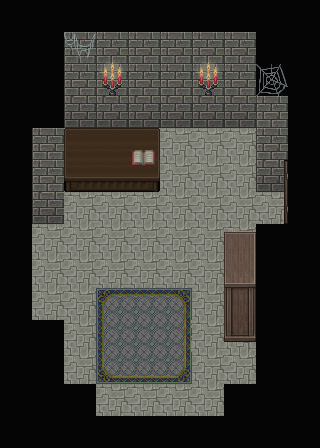

The image is a tile-based game level rendered from a .tmx file. Its description and complete source (layers, tilesets, objects, tile grids) follow:
An orthogonal 10x14 tile map with 32x32 px tiles, 11 tile layers (壁周り, 床, 壁, 蜘蛛の巣, ...), 9 tilesets.

<map version="1.10" tiledversion="1.11.2" orientation="orthogonal" renderorder="right-down" width="10" height="14" tilewidth="32" tileheight="32" infinite="0" nextlayerid="13" nextobjectid="1">
 <tileset firstgid="1" source="black.tsx" />
 <tileset firstgid="2" source="ModernI-A501.tsx" />
 <tileset firstgid="130" source="Ruin-F.tsx" />
 <tileset firstgid="386" source="BlackMagic02.tsx" />
 <tileset firstgid="434" source="Inside-CastleTown-C.tsx" />
 <tileset firstgid="690" source="EuropeanI-A201-1.tsx" />
 <tileset firstgid="744" source="Inside-CastleTown-B.tsx" />
 <tileset firstgid="1000" source="save.tsx" />
 <tileset firstgid="1024" source="Door.tsx" />
 <layer id="1" name="壁周り" width="10" height="14" locked="1">
  <data encoding="csv">
1,1,1,1,1,1,1,1,1,1,
1,1,0,0,0,0,0,0,1,1,
1,1,0,0,0,0,0,0,1,1,
1,1,0,0,0,0,0,0,0,1,
1,0,0,0,0,0,0,0,0,1,
1,0,0,0,0,0,0,0,0,1,
1,0,0,0,0,0,0,0,0,1,
1,0,0,0,0,0,0,0,1,1,
1,0,0,0,0,0,0,0,1,1,
1,0,0,0,0,0,0,0,1,1,
1,1,0,0,0,0,0,0,1,1,
1,1,0,0,0,0,0,0,1,1,
1,1,1,0,0,0,0,1,1,1,
1,1,1,1,1,1,1,1,1,1
</data>
 </layer>
 <layer id="3" name="床" width="10" height="14" locked="1">
  <data encoding="csv">
0,0,0,0,0,0,0,0,0,0,
0,0,0,0,0,0,0,0,0,0,
0,0,0,0,0,0,0,0,0,0,
0,0,0,0,0,0,0,0,0,0,
0,0,264,264,264,264,264,264,0,0,
0,0,264,264,264,264,264,264,0,0,
0,0,264,264,264,264,264,264,264,0,
0,264,264,264,264,264,264,264,0,0,
0,264,264,264,264,264,264,264,0,0,
0,264,264,264,264,264,264,264,0,0,
0,0,264,264,264,264,264,264,0,0,
0,0,264,264,264,264,264,264,0,0,
0,0,0,264,264,264,264,0,0,0,
0,0,0,0,0,0,0,0,0,0
</data>
 </layer>
 <layer id="2" name="壁" width="10" height="14" locked="1">
  <data encoding="csv">
0,0,0,0,0,0,0,0,0,0,
0,0,226,226,226,226,226,226,0,0,
0,0,226,226,226,226,226,226,0,0,
0,0,242,242,242,242,242,242,226,0,
0,226,0,0,0,0,0,0,226,0,
0,226,0,0,0,0,0,0,242,0,
0,242,0,0,0,0,0,0,0,0,
0,0,0,0,0,0,0,0,0,0,
0,0,0,0,0,0,0,0,0,0,
0,0,0,0,0,0,0,0,0,0,
0,0,0,0,0,0,0,0,0,0,
0,0,0,0,0,0,0,0,0,0,
0,0,0,0,0,0,0,0,0,0,
0,0,0,0,0,0,0,0,0,0
</data>
 </layer>
 <layer id="6" name="蜘蛛の巣" width="10" height="14" locked="1">
  <data encoding="csv">
0,0,0,0,0,0,0,0,0,0,
0,0,134,0,0,0,0,0,0,0,
0,0,0,0,0,0,0,0,132,0,
0,0,0,0,0,0,0,0,0,0,
0,0,0,0,0,0,0,0,0,0,
0,0,0,0,0,0,0,0,0,0,
0,0,0,0,0,0,0,0,0,0,
0,0,0,0,0,0,0,0,0,0,
0,0,0,0,0,0,0,0,0,0,
0,0,0,0,0,0,0,0,0,0,
0,0,0,0,0,0,0,0,0,0,
0,0,0,0,0,0,0,0,0,0,
0,0,0,0,0,0,0,0,0,0,
0,0,0,0,0,0,0,0,0,0
</data>
 </layer>
 <layer id="7" name="棚" width="10" height="14" locked="1">
  <data encoding="csv">
0,0,0,0,0,0,0,0,0,0,
0,0,0,0,0,0,0,0,0,0,
0,0,0,0,0,0,0,0,0,0,
0,0,0,0,0,0,0,0,0,0,
0,0,0,0,0,0,0,0,0,0,
0,0,0,0,0,0,0,0,0,0,
0,0,0,0,0,0,0,0,0,0,
0,0,0,0,0,0,0,633,0,0,
0,0,0,0,0,0,0,649,0,0,
0,0,0,0,0,0,0,665,0,0,
0,0,0,0,0,0,0,681,0,0,
0,0,0,0,0,0,0,0,0,0,
0,0,0,0,0,0,0,0,0,0,
0,0,0,0,0,0,0,0,0,0
</data>
 </layer>
 <layer id="8" name="机" width="10" height="14" locked="1">
  <data encoding="csv">
0,0,0,0,0,0,0,0,0,0,
0,0,0,0,0,0,0,0,0,0,
0,0,0,0,0,0,0,0,0,0,
0,0,0,0,0,0,0,0,0,0,
0,0,708,709,710,0,0,0,0,0,
0,0,702,703,704,0,0,0,0,0,
0,0,0,0,0,0,0,0,0,0,
0,0,0,0,0,0,0,0,0,0,
0,0,0,0,0,0,0,0,0,0,
0,0,0,0,0,0,0,0,0,0,
0,0,0,0,0,0,0,0,0,0,
0,0,0,0,0,0,0,0,0,0,
0,0,0,0,0,0,0,0,0,0,
0,0,0,0,0,0,0,0,0,0
</data>
 </layer>
 <layer id="11" name="日記" width="10" height="14" locked="1">
  <data encoding="csv">
0,0,0,0,0,0,0,0,0,0,
0,0,0,0,0,0,0,0,0,0,
0,0,0,0,0,0,0,0,0,0,
0,0,0,0,0,0,0,0,0,0,
0,0,0,0,1002,0,0,0,0,0,
0,0,0,0,1005,0,0,0,0,0,
0,0,0,0,0,0,0,0,0,0,
0,0,0,0,0,0,0,0,0,0,
0,0,0,0,0,0,0,0,0,0,
0,0,0,0,0,0,0,0,0,0,
0,0,0,0,0,0,0,0,0,0,
0,0,0,0,0,0,0,0,0,0,
0,0,0,0,0,0,0,0,0,0,
0,0,0,0,0,0,0,0,0,0
</data>
 </layer>
 <layer id="12" name="ドア" width="10" height="14" locked="1">
  <data encoding="csv">
0,0,0,0,0,0,0,0,0,0,
0,0,0,0,0,0,0,0,0,0,
0,0,0,0,0,0,0,0,0,0,
0,0,0,0,0,0,0,0,0,0,
0,0,0,0,0,0,0,0,0,0,
0,0,0,0,0,0,0,0,1025,0,
0,0,0,0,0,0,0,0,1028,0,
0,0,0,0,0,0,0,0,0,0,
0,0,0,0,0,0,0,0,0,0,
0,0,0,0,0,0,0,0,0,0,
0,0,0,0,0,0,0,0,0,0,
0,0,0,0,0,0,0,0,0,0,
0,0,0,0,0,0,0,0,0,0,
0,0,0,0,0,0,0,0,0,0
</data>
 </layer>
 <layer id="9" name="マット" width="10" height="14" locked="1">
  <data encoding="csv">
0,0,0,0,0,0,0,0,0,0,
0,0,0,0,0,0,0,0,0,0,
0,0,0,0,0,0,0,0,0,0,
0,0,0,0,0,0,0,0,0,0,
0,0,0,0,0,0,0,0,0,0,
0,0,0,0,0,0,0,0,0,0,
0,0,0,0,0,0,0,0,0,0,
0,0,0,0,0,0,0,0,0,0,
0,0,0,0,0,0,0,0,0,0,
0,0,0,711,712,713,0,0,0,0,
0,0,0,717,718,719,0,0,0,0,
0,0,0,723,724,725,0,0,0,0,
0,0,0,0,0,0,0,0,0,0,
0,0,0,0,0,0,0,0,0,0
</data>
 </layer>
 <layer id="5" name="明かり" width="10" height="14" locked="1">
  <data encoding="csv">
0,0,0,0,0,0,0,0,0,0,
0,0,0,426,0,0,426,0,0,0,
0,0,0,432,0,0,432,0,0,0,
0,0,0,0,0,0,0,0,0,0,
0,0,0,0,0,0,0,0,0,0,
0,0,0,0,0,0,0,0,0,0,
0,0,0,0,0,0,0,0,0,0,
0,0,0,0,0,0,0,0,0,0,
0,0,0,0,0,0,0,0,0,0,
0,0,0,0,0,0,0,0,0,0,
0,0,0,0,0,0,0,0,0,0,
0,0,0,0,0,0,0,0,0,0,
0,0,0,0,0,0,0,0,0,0,
0,0,0,0,0,0,0,0,0,0
</data>
 </layer>
 <layer id="4" name="影" width="10" height="14" locked="1" opacity="0.23">
  <data encoding="csv">
118,118,118,118,118,118,118,118,118,118,
118,118,118,118,118,118,118,118,118,118,
118,118,118,118,118,118,118,118,118,118,
118,118,118,118,118,118,118,118,118,118,
118,118,118,118,118,118,118,118,118,118,
118,118,118,118,118,118,118,118,118,118,
118,118,118,118,118,118,118,118,118,118,
118,118,118,118,118,118,118,118,118,118,
118,118,118,118,118,118,118,118,118,118,
118,118,118,118,118,118,118,118,118,118,
118,118,118,118,118,118,118,118,118,118,
118,118,118,118,118,118,118,118,118,118,
118,118,118,118,118,118,118,118,118,118,
118,118,118,118,118,118,118,118,118,118
</data>
 </layer>
</map>
